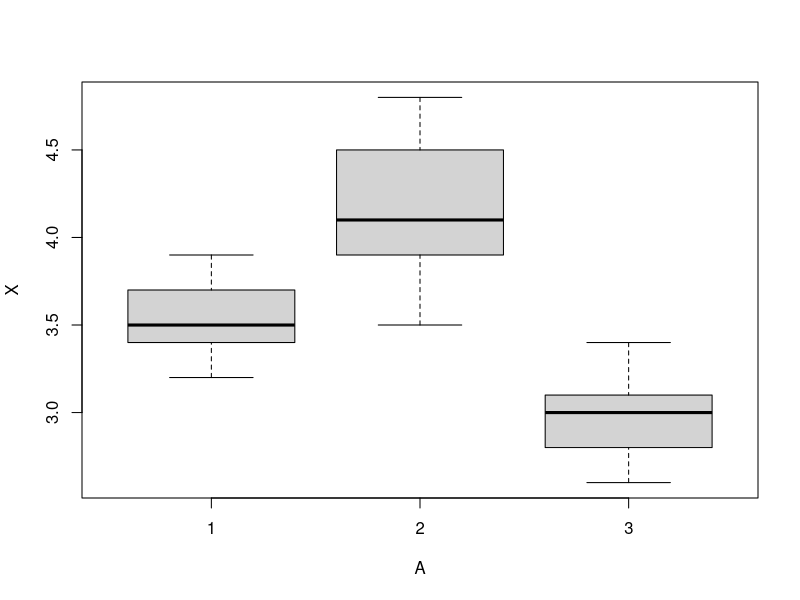

Write the R code that produced this figure.
X <- scan("car.data")
A <- gl(3,1,15)
B <- gl(5, 3)
aov.sol <- aov(X~A+B)
summary(aov.sol)

tapply(X, A, mean)
tapply(X, B, mean)


aov.sol <- aov(X~A)
summary(aov.sol)
pairwise.t.test(X, A)
plot(X~A)

pairwise.t.test(X, A, paired =T)
